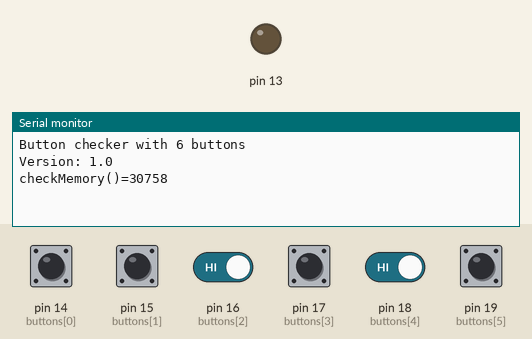
Recording of a sketch running on a simulated Arduino Uno, built with avr-gcc and run on an emulated ATmega328P. Parts: output pins drawn as LEDs (lit = HIGH), the last lines printed to the serial monitor. The test bench sets the inputs (shaded band); at power-on: pin 14 (buttons[0]), pin 15 (buttons[1]), pin 16 (buttons[2]), pin 17 (buttons[3]), pin 18 (buttons[4]), pin 19 (buttons[5]) HIGH.

Above: at 1.2 s.
1.3 s: pin 15 (buttons[1]) pulled LOW for 0.15 s
At 2.6 s:
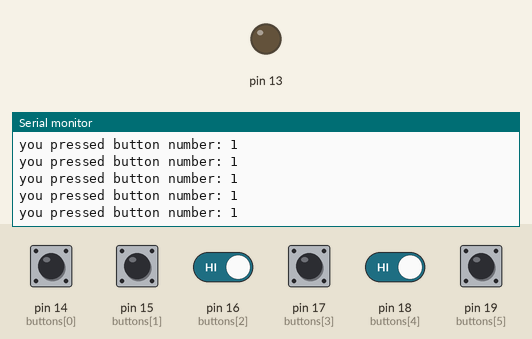
2.9 s: pin 18 (buttons[4]) driven LOW
At 3.4 s:
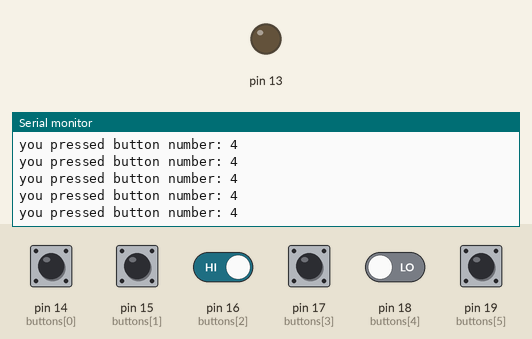
5.9 s: pin 14 (buttons[0]) pulled LOW for 1 s
9.9 s: pin 14 (buttons[0]) pulled LOW for 0.15 s
13.0 s: pin 15 (buttons[1]) driven LOW and pin 16 (buttons[2]) driven LOW
At 14.0 s:
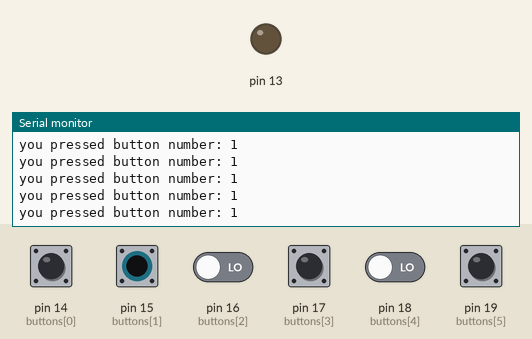
16.0 s: pin 15 (buttons[1]) driven HIGH
At 16.5 s:
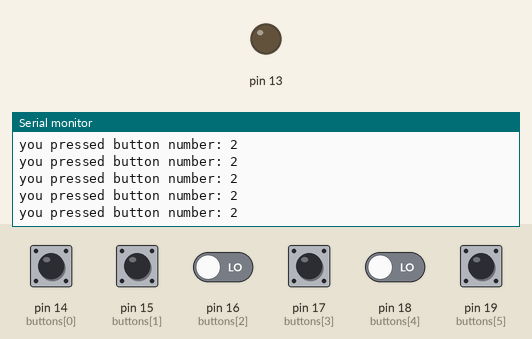
Timing chart, 0 to 19.0 s (numbered marks = the images above; inputs shaded):
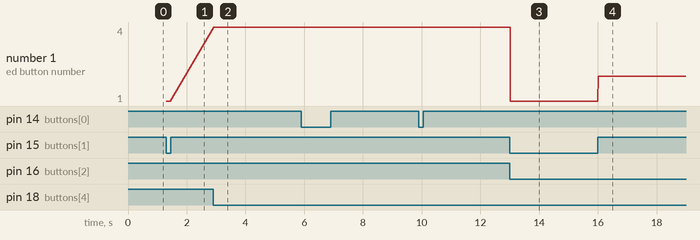

Measured:
- after the input at 1.3 s, the serial monitor: prints a new line at once (image 1)
- after the input at 2.9 s, the serial monitor: prints a new line at once (image 2)
- after the input at 13.0 s, the serial monitor: prints a new line at once (image 3)
- after the input at 16.0 s, the serial monitor: prints a new line at once (image 4)
- plotted number 1: 1 → 4 after the input at 2.9 s, 4 → 1 after the input at 13.0 s, 1 → 2 after the input at 16.0 s

The sketch:

SixButton.ino
```cpp
//=============================================================================
/*!
	@title: SixButton
	@brief:

	@copyright: (c) 2015 LLPA. ALL RIGHTS RESERVED
	@version: 1.0

	@organization: LLPA
	@author:  Gregory L. Bodine
	@created: 2015-01-10

	@eeprom:
		ADR    DATA NAME        TYPE   	LEN


   ----------------------------------------------------------------------------
	@changelog:
		V1.0: 2015-01-10: initial creation.

	@backlog:

	@note:

	@license:
		we need to create one.

*/
#include "Arduino.h"
#include "MemoryFree.h"


//=============================================================================
/*!
	@section:  Declaration
*/
const char _version[]  = "1.0";
const char _copyright[]  = "(c) 2015 LLPA. ALL RIGHTS RESERVED";

boolean debugState = false;
#define DEBUG(x) if (debugState) Serial.println(F(x))

#define DEBOUNCE 10  // button debouncer, how many ms to debounce, 5+ ms is usually plenty

// here is where we define the buttons that we'll use. button "1" is the first, button "6" is the 6th, etc
byte buttons[] = {14, 15, 16, 17, 18, 19}; // the analog 0-5 pins are also known as 14-19

// This handy macro lets us determine how big the array up above is, by checking the size
#define NUMBUTTONS sizeof(buttons)

// we will track if a button is 'currently pressed'


//=============================================================================
/*!
	@section:  Main
	@brief:
	@returns: nothing
	@throws: nothing
*/
void setup() {

	// set up serial port
	Serial.begin(115200);
	Serial.print("Button checker with ");
	Serial.print(NUMBUTTONS, DEC);
	Serial.println(" buttons");

	Serial.print(F("Version: "));
	Serial.println(_version);
	Serial.print(F("checkMemory()="));
	Serial.println(checkMemory());

	// pin13 LED
	pinMode(13, OUTPUT);

	// Make input & enable pull-up resistors on switch pins
	for (byte i = 0; i < NUMBUTTONS; i++) {
		pinMode(buttons[i], INPUT);
		digitalWrite(buttons[i], HIGH);
	}
}

//-----------------------------------------------------------------------------
/*!
	@brief:
	@returns: nothing
	@throws: nothing
*/
void loop() {
	int btn;

	if ( (btn=checkButtons()) != 0 ) {
		Serial.print(F("you pressed button number: "));
		Serial.println(btn, DEC);
	}
}

//-----------------------------------------------------------------------------
/*!
 	checkButtons
	@brief:  check all of the buttons to see if they have been pressed or not
	@returns: the first button in array presses.  0 means no button was presses.
	@throws: nothing
*/
byte checkButtons() {
	byte pstate[NUMBUTTONS];
	byte cstate[NUMBUTTONS];
	byte i;


	for (i = 0; i < NUMBUTTONS; i++) {
		pstate[i] = !digitalRead(buttons[i]);   // read the button and rev polarity because of pullup register
	}

	delay(DEBOUNCE);                            //wait DEBOUNCE time.

	for (i = 0; i < NUMBUTTONS; i++) {
		cstate[i] = !digitalRead(buttons[i]);   // read the button and rev polarity because of pullup register
	}

	for (i = 0; i < NUMBUTTONS; i++) {
		if (cstate[i] == pstate[i]) {
			if (cstate[i] == HIGH) {
				return i;
			}
		}
	}

	return 0;
}
```
